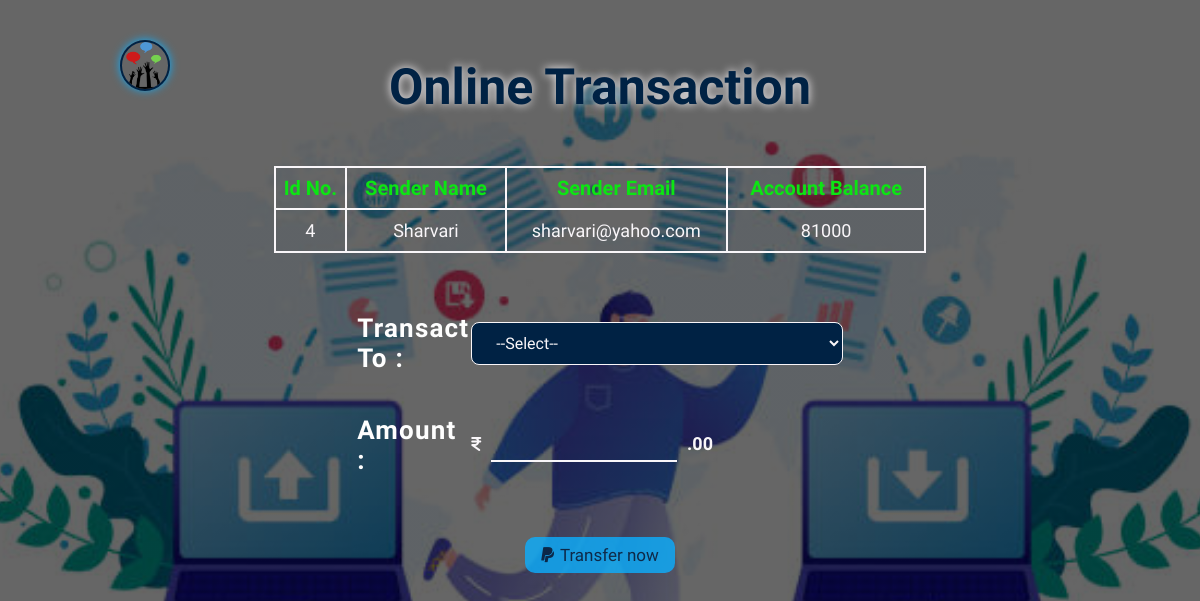
The page /transact.php?id=4 on the database its author committed.
### tables this page shows
CREATE TABLE `customers` (
  `id` int(11) NOT NULL,
  `name` varchar(255) NOT NULL,
  `email` varchar(255) NOT NULL,
  `acc_balance` bigint(255) NOT NULL
);

### transact.php (the view, shortened to what this page needs)
<?php
include('conn.php');
if (isset($_GET)) {
    $uid = $_GET['id'];
}
?>
<!DOCTYPE html>
<html lang="en">
<head>
</head>
<body>
    <header>
        <div class="logo">
            <a href="index.php"><img src="images/logo.png" alt="logo"></a>
        </div>
    </header>
    <section id="transact">
        <div class="container">
            <div class="heading">
                <h1>Online Transaction</h1>
            </div>
            <div class="details">
                <table class="user-details">
                    <thead>
                        <tr>
                            <th>Id No.</th>
                            <th>Sender Name</th>
                            <th>Sender Email</th>
                            <th>Account Balance</th>
                        </tr>
                    </thead>
                    <tbody>
                        <?php
                        $sql = "SELECT * FROM `customers` WHERE `id` = '$uid';";
                        $result = mysqli_query($conn, $sql);
                        while ($row = mysqli_fetch_assoc($result)) {
                        ?>
                            <tr>
                                <td><?php echo $row['id']; ?></td>
                                <td><?php echo $row['name']; ?></td>
                                <td><?php echo $row['email']; ?></td>
                                <td><?php echo $row['acc_balance']; ?></td>
                            </tr>
                        <?php
                        }
                        ?>
                    </tbody>
                </table>
            </div>
            <div class="form">
                <form method="POST" onsubmit="return validate()">
                    <table class="form-table">
                        <tbody>
                            <tr>
                                <td class="label">Transact To : </td>
                                <td class="input">
                                    <select name="r-user" id="r-user" class="select-receiver">
                                        <option value="0">--Select--</option>
                                    </select>
                                </td>
                            </tr>
                            <tr>
                                <td class="label">Amount : </td>
                                <td class="input"><i class="fa-solid fa-indian-rupee-sign"></i><input type="tel" name="amt" id="amt" required><label class="zeros">.00</label></td>
                            </tr>
                            <tr>
                                <td colspan="2" class="button"><button type="submit" name="submit" class="submit-btn"><i class="fa-brands fa-paypal"></i>Transfer now</button></td>
                            </tr>
                        </tbody>
                    </table>
                </form>
            </div>
        </div>
    </section>
</body>
</html>

### rows shown on the page
customers: id "4", name "Sharvari", email "sharvari@yahoo.com", acc_balance "81000"
